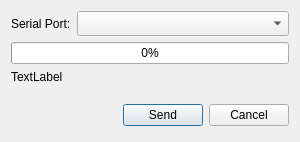
<?xml version="1.0" encoding="UTF-8"?>
<ui version="4.0">
 <class>PortDialog</class>
 <widget class="QDialog" name="PortDialog">
  <property name="geometry">
   <rect>
    <x>0</x>
    <y>0</y>
    <width>300</width>
    <height>142</height>
   </rect>
  </property>
  <property name="minimumSize">
   <size>
    <width>200</width>
    <height>50</height>
   </size>
  </property>
  <property name="maximumSize">
   <size>
    <width>416</width>
    <height>148</height>
   </size>
  </property>
  <property name="windowTitle">
   <string>New Connection</string>
  </property>
  <property name="windowIcon">
   <iconset>
    <normaloff>:/FlexCommander/Resources/connect.png</normaloff>:/FlexCommander/Resources/connect.png</iconset>
  </property>
  <layout class="QGridLayout" name="gridLayout">
   <item row="3" column="0" colspan="3">
    <widget class="QProgressBar" name="progressBar">
     <property name="value">
      <number>0</number>
     </property>
    </widget>
   </item>
   <item row="0" column="0">
    <widget class="QLabel" name="label_2">
     <property name="sizePolicy">
      <sizepolicy hsizetype="Fixed" vsizetype="Preferred">
       <horstretch>0</horstretch>
       <verstretch>0</verstretch>
      </sizepolicy>
     </property>
     <property name="text">
      <string>Serial Port:</string>
     </property>
    </widget>
   </item>
   <item row="5" column="0">
    <spacer name="verticalSpacer">
     <property name="orientation">
      <enum>Qt::Vertical</enum>
     </property>
     <property name="sizeHint" stdset="0">
      <size>
       <width>20</width>
       <height>40</height>
      </size>
     </property>
    </spacer>
   </item>
   <item row="6" column="0" colspan="3">
    <layout class="QHBoxLayout">
     <property name="spacing">
      <number>6</number>
     </property>
     <property name="leftMargin">
      <number>0</number>
     </property>
     <property name="topMargin">
      <number>0</number>
     </property>
     <property name="rightMargin">
      <number>0</number>
     </property>
     <property name="bottomMargin">
      <number>0</number>
     </property>
     <item>
      <spacer>
       <property name="orientation">
        <enum>Qt::Horizontal</enum>
       </property>
       <property name="sizeHint" stdset="0">
        <size>
         <width>131</width>
         <height>31</height>
        </size>
       </property>
      </spacer>
     </item>
     <item>
      <widget class="QPushButton" name="okButton">
       <property name="text">
        <string>Send</string>
       </property>
       <property name="default">
        <bool>true</bool>
       </property>
      </widget>
     </item>
     <item>
      <widget class="QPushButton" name="cancelButton">
       <property name="text">
        <string>Cancel</string>
       </property>
      </widget>
     </item>
    </layout>
   </item>
   <item row="0" column="1" colspan="2">
    <widget class="QComboBox" name="cbCommPorts">
     <property name="minimumSize">
      <size>
       <width>0</width>
       <height>25</height>
      </size>
     </property>
    </widget>
   </item>
   <item row="4" column="0" colspan="3">
    <widget class="QLabel" name="label">
     <property name="text">
      <string>TextLabel</string>
     </property>
    </widget>
   </item>
  </layout>
 </widget>
 <resources>
  <include location="firelink.qrc"/>
 </resources>
 <connections>
  <connection>
   <sender>okButton</sender>
   <signal>clicked()</signal>
   <receiver>PortDialog</receiver>
   <slot>accept()</slot>
   <hints>
    <hint type="sourcelabel">
     <x>278</x>
     <y>253</y>
    </hint>
    <hint type="destinationlabel">
     <x>96</x>
     <y>254</y>
    </hint>
   </hints>
  </connection>
  <connection>
   <sender>cancelButton</sender>
   <signal>clicked()</signal>
   <receiver>PortDialog</receiver>
   <slot>reject()</slot>
   <hints>
    <hint type="sourcelabel">
     <x>369</x>
     <y>253</y>
    </hint>
    <hint type="destinationlabel">
     <x>179</x>
     <y>282</y>
    </hint>
   </hints>
  </connection>
 </connections>
</ui>
